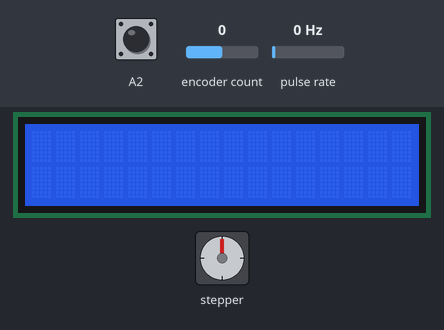
Recording of a sketch running on a simulated Arduino Uno, built with avr-gcc and run on an emulated ATmega328P. On the bench: 16×2 character LCD, stepper motor. Wiring (inferred from the names in the program): pulse sensor: data pin 3. Inputs (shaded band) come from the test bench; at power-on: encoder count 0, pulse rate 0 Hz, A2 HIGH. Stepper angles assume 4096 steps per turn.

Above: at 1.2 s.
1.3 s: encoder count set to 4
At 1.6 s:
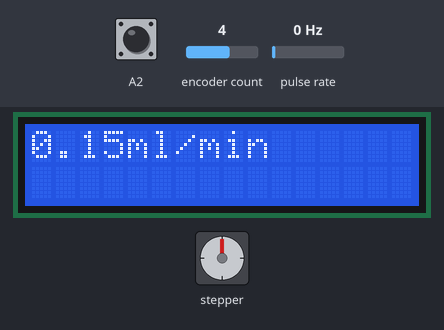
4.3 s: pulse rate (sensor on pin 3) set to 2 Hz
At 5.7 s:
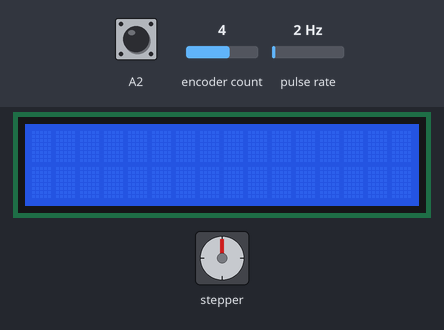
6.0 s: encoder count set to 5
At 6.01 s:
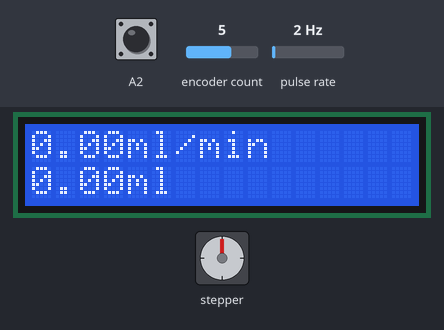
Timing chart, 0 to 9.0 s (numbered marks = the images above; inputs shaded):
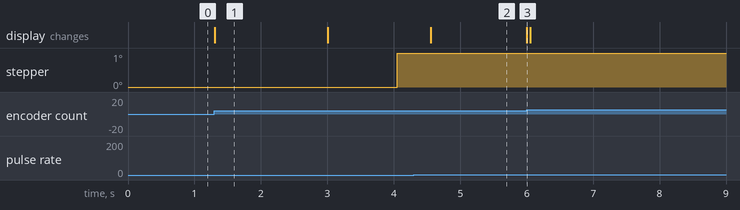

The sketch:

rotary_encoder.ino
```cpp
#include <AccelStepper.h>
#include <MultiStepper.h>
#define HALFSTEP 8

#define WITH_LCD 1

#include <ClickEncoder.h>
#include <TimerOne.h>


#include <LiquidCrystal.h>

AccelStepper myStepper(HALFSTEP, 4, 5, 6, 7);

const int rs = 8, en = 9, d4 = 13, d5 = 12, d6 = 11, d7 = 10;
const int encoder_button = 3;
LiquidCrystal lcd(rs, en, d4, d5, d6, d7);

//#define LCD_CHARS   16
//#define LCD_LINES    2

ClickEncoder *encoder;
int last=0;
int value=0;

float steps=0;
float Revs =0;
unsigned long previousMillis=0;
const long interval=3000;

void timerIsr() {
  encoder->service();
}

//#ifdef WITH_LCD
//void displayAccelerationStatus() {
  //lcd.setCursor(0, 1);
  //lcd.print("Acceleration ");
 //lcd.print(encoder->getAccelerationEnabled() ? "on " : "off");
//}
//#endif

void hardware_reset(){

  lcd.clear();
  lcd.setCursor(0,0);
  steps = 0;
  Revs = 0;
  previousMillis = 0;
  last = 0;
  value = 0;
  myStepper.setSpeed(0);
}


void setup() {

  lcd.begin(16,2);
  encoder = new ClickEncoder(A1, A0, A2);
  myStepper.setAcceleration(80000.0);
  myStepper.setMaxSpeed(850);
  pinMode(encoder_button, INPUT_PULLUP);
  attachInterrupt(digitalPinToInterrupt(encoder_button), hardware_reset, HIGH);
  Timer1.initialize(1000);
  Timer1.attachInterrupt(timerIsr);


}


void loop() {
  value += encoder->getValue();
  if (850>=value>=0){
    myStepper.setSpeed(value);
    myStepper.run();

  if ((value != last) && (850>value>0)) {
    last = value;
    lcd.setCursor(0,0);
    lcd.print(value/2*60*0.00123  );
    lcd.print("ml/min     ");


  }

  }
unsigned long currentMillis=millis();

steps = value*400/60;

  if ((currentMillis-previousMillis>interval) && (value>0)) {
    Revs += value/2*(currentMillis-previousMillis)/1000*0.00123;
    previousMillis=currentMillis;

lcd.setCursor(0,1);
lcd.print(Revs);
lcd.print("ml   ");
  }
}
```

Measured:
- the behaviour switches between 0 and 1 Hz on pulse rate (sensor on pin 3) (found by bisection; images 1 and 2)
- after the input at 4.3 s, the display: changes after 0.26 s (image 2)
- after the input at 6.0 s, the display: changes at once (image 3)
- what the display in image 1 shows lasts 1.7 s, from 1.3 s to 3.0 s
